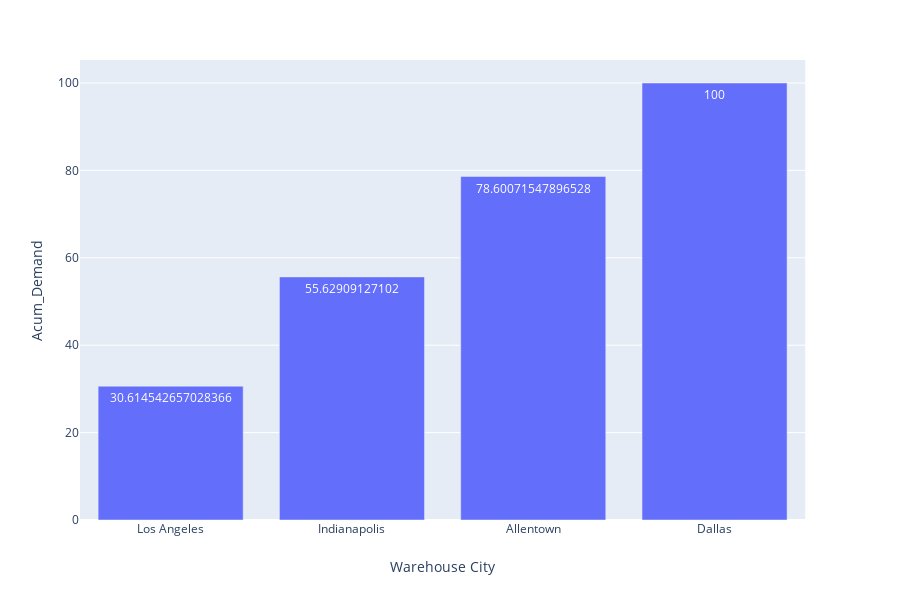

Notebook code cell kept with this figure:
### Code cell
import plotly.express as px
fig = px.bar(DetailedDataFrame_4, x = 'Warehouse City', y = 'Acum_Demand', text = 'Acum_Demand')
fig.show()

### Figure 1 — Plotly figure (JSON) as saved in the notebook; plotly's stock layout.template omitted (floating-point values rounded to 4 significant figures)
{"data": [{"alignmentgroup": "True", "hoverlabel": {"namelength": 0}, "hovertemplate": "Warehouse City=%{x}<br>Acum_Demand=%{text}", "legendgroup": "", "marker": {"color": "#636efa"}, "name": "", "offsetgroup": "", "orientation": "v", "showlegend": false, "text": [30.61, 55.63, 78.6, 100], "textposition": "auto", "type": "bar", "x": ["Los Angeles", "Indianapolis", "Allentown", "Dallas"], "xaxis": "x", "y": [30.61, 55.63, 78.6, 100], "yaxis": "y"}], "layout": {"barmode": "relative", "height": 600, "legend": {"tracegroupgap": 0}, "margin": {"t": 60}, "xaxis": {"anchor": "y", "domain": [0, 0.98], "title": {"text": "Warehouse City"}}, "yaxis": {"anchor": "x", "domain": [0, 1], "title": {"text": "Acum_Demand"}}}}
